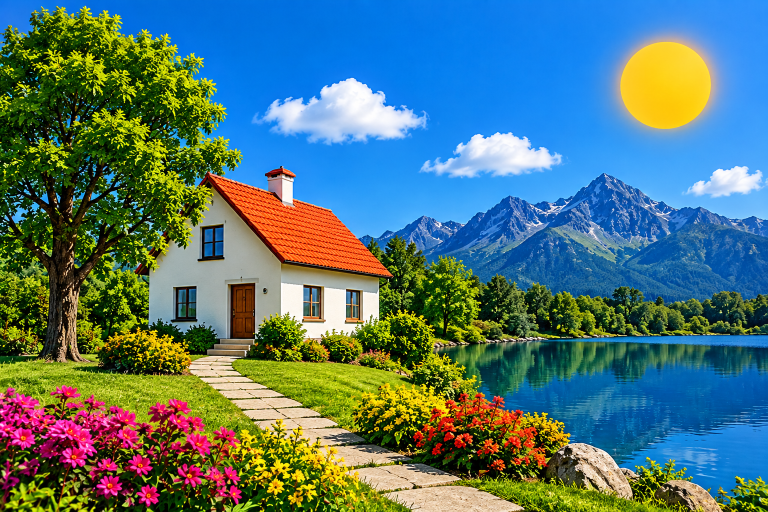
#> input picture src/data/input_image.jpg, 1536 x 1024 px (shown at 1/2 size)
$ python kmeans_image.py
#> lines starting #> are read from the running program, lines starting #| are printed output that depends on the picture
from pathlib import Path
import numpy as np
import matplotlib.pyplot as plt

from PIL import Image
from sklearn.cluster import KMeans


# ============================================================
# LAB 11 - K-MEANS IMAGE SEGMENTATION
# ============================================================

ROOT = Path(__file__).resolve().parents[2]

IMAGE = ROOT / "src" / "data" / "input_image.jpg"
OUT = ROOT / "reports" / "figures"

OUT.mkdir(parents=True, exist_ok=True)


def run():

    print("=" * 60)
    print("LAB 11 - K-MEANS IMAGE SEGMENTATION")
    print("=" * 60)

    # --------------------------------------------------------
    # Load image
    # --------------------------------------------------------

    print("\nLoading image...")

    img = Image.open(IMAGE).convert("RGB").resize((300, 300))
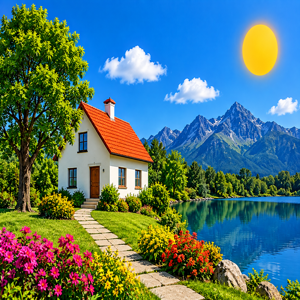
#> img: PIL image 300x300 RGB; mean R, G, B 81.7, 117.8, 117.2

    arr = np.array(img)

    print("Image loaded successfully.")
    print("Image size:", arr.shape)
#| Image size: (300, 300, 3)

    # Each pixel becomes one row containing R, G, B
    X = arr.reshape(-1, 3).astype(float)

    print("Number of pixels:", len(X))
#| Number of pixels: 90000

    # K values
    ks = [2, 4, 6, 8]

    inertias = []
    segs = []

    # --------------------------------------------------------
    # K-Means for K = 2, 4, 6, 8
    # --------------------------------------------------------

    for k in ks:

        print(f"\nRunning K-Means with K={k}...")

        model = KMeans(
            n_clusters=k,
            n_init=10,
            random_state=42
        )

        labels = model.fit_predict(X)

        # Reconstruct segmented image
        segmented = (
            model.cluster_centers_[labels]
            .reshape(arr.shape)
            .astype("uint8")
        )

        inertias.append(model.inertia_)
        segs.append(segmented)

        # Save individual image
        output_file = OUT / f"segmented_k{k}.png"

        Image.fromarray(segmented).save(output_file)

        print("Saved:", output_file)
#> this loop made 4 passes
#> pass 1, in run, `segmented = ( model.cluster_centers_[labels] .reshape(arr.shape) .asty..`:
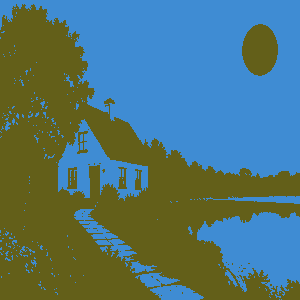
#> segmented: shape (300, 300, 3); mean R, G, B 81.2, 117.2, 116.9
#> pass 2, in run, `segmented = ( model.cluster_centers_[labels] .reshape(arr.shape) .asty..`:
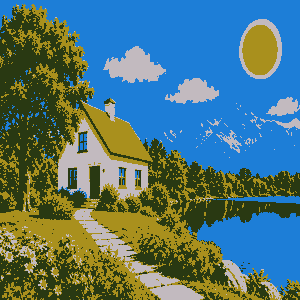
#> segmented: shape (300, 300, 3); mean R, G, B 81.4, 117.3, 116.6
#> pass 3, in run, `segmented = ( model.cluster_centers_[labels] .reshape(arr.shape) .asty..`:
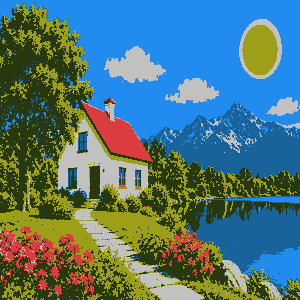
#> segmented: shape (300, 300, 3); mean R, G, B 81.5, 117.3, 116.6
#> after the loop:
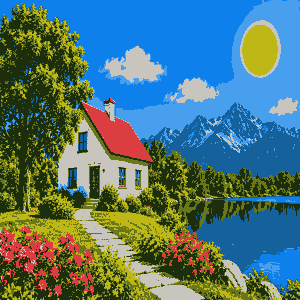
#> segmented: shape (300, 300, 3); mean R, G, B 81.2, 117.6, 116.8
#> after the loop, inertias = [847693251.3, 340248062.6, 234212361.1, 168721211.4]; segs = 4 items

    # --------------------------------------------------------
    # Side-by-side comparison
    # --------------------------------------------------------

    fig, ax = plt.subplots(
        1,
        5,
        figsize=(18, 4)
    )

    ax[0].imshow(arr)
    ax[0].set_title("Original")
    ax[0].axis("off")

    for a, k, segmented in zip(
        ax[1:],
        ks,
        segs
    ):

        a.imshow(segmented)
        a.set_title(f"K={k}")
        a.axis("off")
#> this loop made 4 passes
#> k on passes 1 to 4: 2, 4, 6, 8

    plt.tight_layout()

    comparison_file = (
        OUT / "image_segmentation_comparison.png"
    )

    plt.savefig(
        comparison_file,
        dpi=150,
        bbox_inches="tight"
    )

    plt.close()

    print("\nSaved:", comparison_file)

    # --------------------------------------------------------
    # Elbow curve
    # --------------------------------------------------------

    plt.figure(figsize=(8, 5))

    plt.plot(
        ks,
        inertias,
        marker="o",
        linewidth=2
    )

    plt.xlabel("K")
    plt.ylabel("Inertia")
    plt.title("Elbow Curve - Image Segmentation")

    plt.grid(
        True,
        linestyle="--",
        alpha=0.6
    )

    plt.tight_layout()

    elbow_file = (
        OUT / "image_segmentation_elbow.png"
    )

    plt.savefig(
        elbow_file,
        dpi=150,
        bbox_inches="tight"
    )
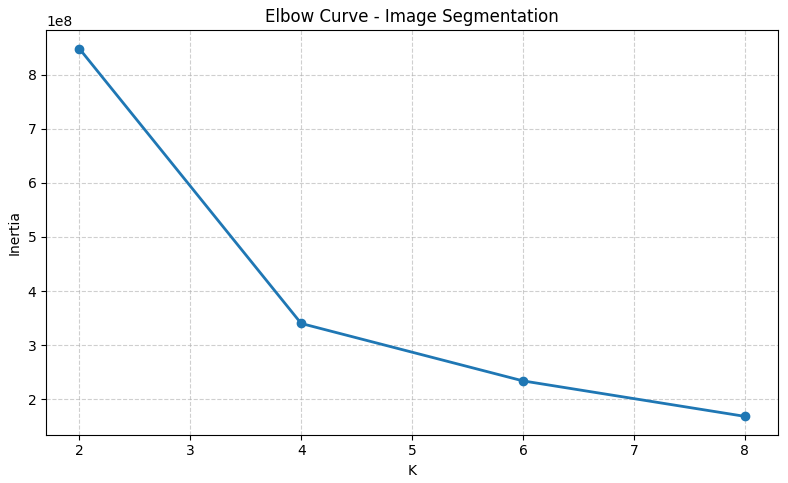
#> figure drawn by matplotlib, 1 panel

    plt.close()

    print("Saved:", elbow_file)

    print("\n" + "=" * 60)
    print("LAB 11 COMPLETED SUCCESSFULLY!")
    print("=" * 60)


if __name__ == "__main__":
    run()
